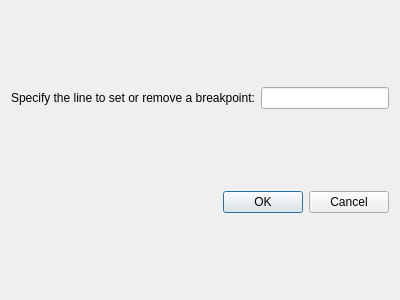
<?xml version="1.0" encoding="UTF-8"?>
<ui version="4.0">
 <class>SetOrRemoveBreakpointDialog</class>
 <widget class="QDialog" name="SetOrRemoveBreakpointDialog">
  <property name="geometry">
   <rect>
    <x>0</x>
    <y>0</y>
    <width>400</width>
    <height>300</height>
   </rect>
  </property>
  <property name="windowTitle">
   <string>Dialog</string>
  </property>
  <layout class="QVBoxLayout" name="verticalLayout">
   <item>
    <layout class="QHBoxLayout" name="horizontalLayout">
     <item>
      <widget class="QLabel" name="label">
       <property name="text">
        <string>Specify the line to set or remove a breakpoint:</string>
       </property>
      </widget>
     </item>
     <item>
      <widget class="QLineEdit" name="lineEdit"/>
     </item>
    </layout>
   </item>
   <item>
    <widget class="QDialogButtonBox" name="buttonBox">
     <property name="orientation">
      <enum>Qt::Horizontal</enum>
     </property>
     <property name="standardButtons">
      <set>QDialogButtonBox::Cancel|QDialogButtonBox::Ok</set>
     </property>
    </widget>
   </item>
  </layout>
 </widget>
 <resources/>
 <connections>
  <connection>
   <sender>buttonBox</sender>
   <signal>accepted()</signal>
   <receiver>SetOrRemoveBreakpointDialog</receiver>
   <slot>accept()</slot>
   <hints>
    <hint type="sourcelabel">
     <x>248</x>
     <y>254</y>
    </hint>
    <hint type="destinationlabel">
     <x>157</x>
     <y>274</y>
    </hint>
   </hints>
  </connection>
  <connection>
   <sender>buttonBox</sender>
   <signal>rejected()</signal>
   <receiver>SetOrRemoveBreakpointDialog</receiver>
   <slot>reject()</slot>
   <hints>
    <hint type="sourcelabel">
     <x>316</x>
     <y>260</y>
    </hint>
    <hint type="destinationlabel">
     <x>286</x>
     <y>274</y>
    </hint>
   </hints>
  </connection>
 </connections>
</ui>
